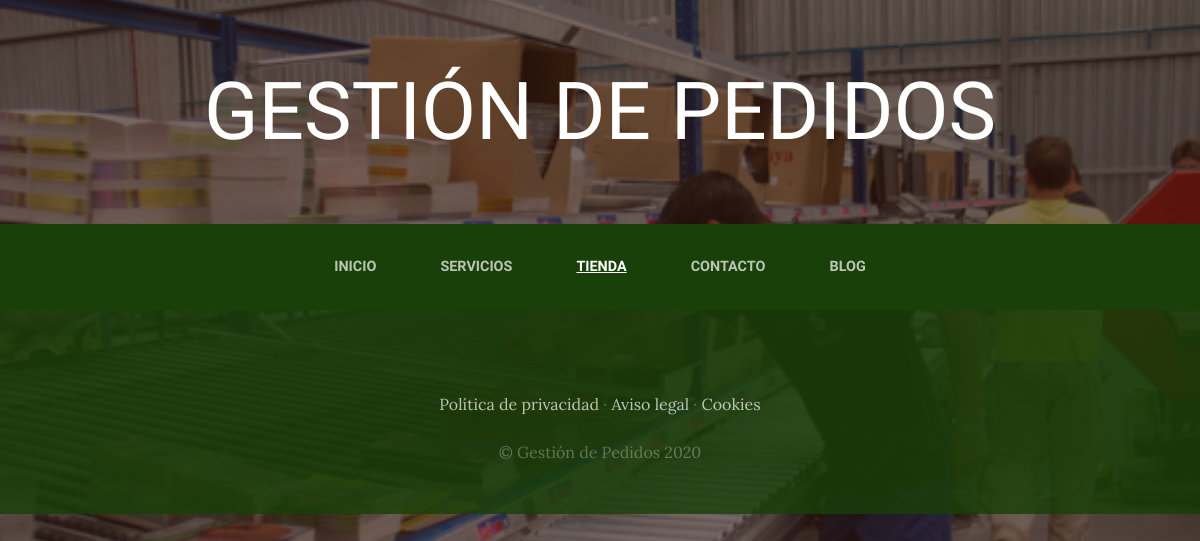
The app's page /tienda/, older data.
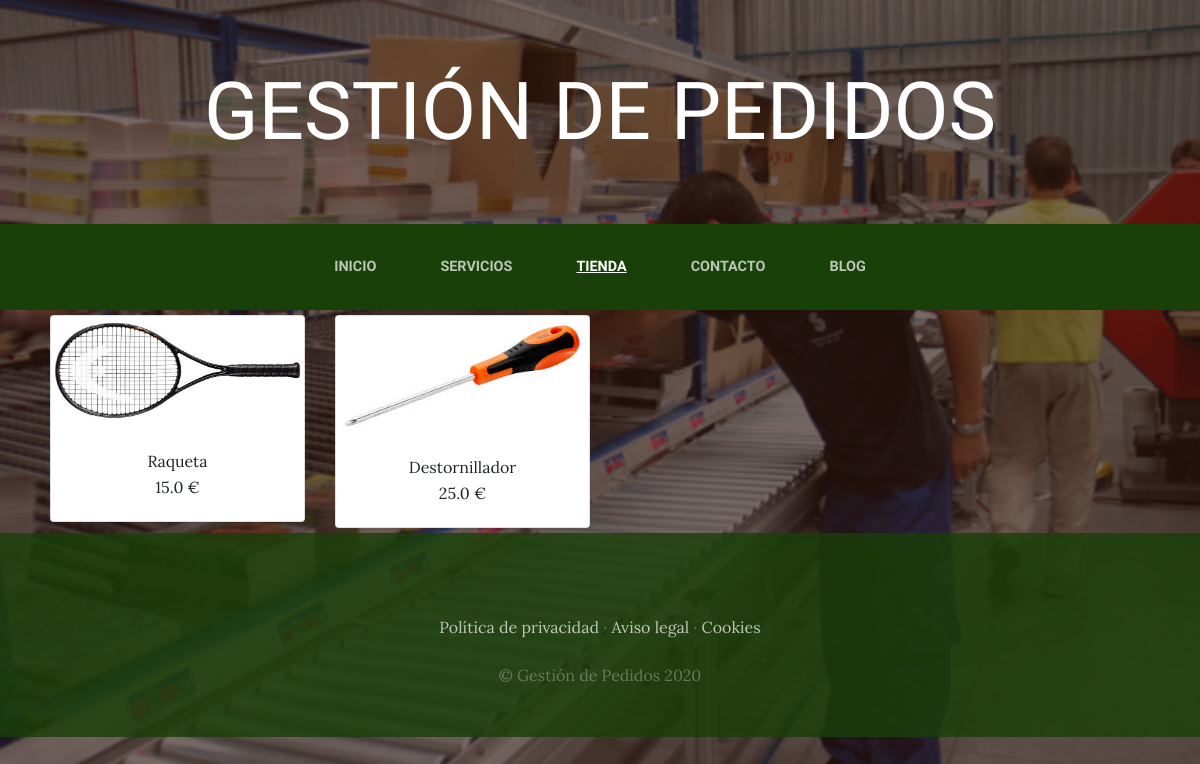
The same page, newer data.
### tienda/models.py (models this page shows)
class Producto(models.Model):
    nombre=models.CharField(max_length=50)
    categorias=models.ForeignKey(CategoriaProd, on_delete=models.CASCADE)
    imagen=models.ImageField(upload_to="tienda", null=True, blank=True)
    precio=models.FloatField()
    disponibilidad=models.BooleanField(default=True)
    created=models.DateTimeField(auto_now_add=True)
    updated=models.DateTimeField(auto_now_add=True)
    class Meta:
        verbose_name="Producto"
        verbose_name_plural="Productos"

### tienda/views.py (the view)
# urls.py: path('tienda/', include('tienda.urls')),
def tienda(request):
    productos=Producto.objects.all()
    return render(request, "tienda/tienda.html", {"productos":productos})

### tienda/templates/tienda/tienda.html
{% extends "ProyectoWebApp/base.html" %}
{% load static %}
{% block content %}
<div class="container">
  <div class="row">
{% for producto in productos %}
<div class="col-md-3">
  <div class="card" style="width: 100%; margin: 5px 5px;">
      <img src="{{producto.imagen.url}}" class="card-img-top">
      <DIV class="card-body" style="text-align: center;">
          <h7 class="card-title">{{producto.nombre}}</h7>
          <p class="card-text">{{producto.precio}}&nbsp;€</p>
      </DIV>
  </div>
</div>
{% endfor %}
  </div>
</div>
{% endblock %}

### ProyectoWebApp/templates/ProyectoWebApp/base.html (shortened to what this page needs)
<html>
<head>
  {% load static %}
    <link href="{% static 'ProyectoWebApp/vendor/bootstrap/css/bootstrap.min.css' %}" rel="stylesheet">
    <link href="{% static 'ProyectoWebApp/css/gestion.css' %}" rel="stylesheet">
</head>
<body>
    <h1 class="site-heading text-center text-white d-none d-lg-block">
        <span class="site-heading-lower">Gestión de Pedidos</span>
      </h1>
 <nav class="navbar navbar-expand-lg navbar-dark py-lg-4" id="mainNav">
    <div class="container">
      <div class="collapse navbar-collapse" id="navbarResponsive">
        <ul class="navbar-nav mx-auto">
          <li class="nav-item {% if request.path == '/' %}active{% endif %} px-lg-4">
            <a class="nav-link text-uppercase text-expanded" href="{% url 'Home' %}">Inicio</a>
          </li>
          <li class="nav-item {% if request.path|slice:':10' == '/servicios' %}active{% endif %} px-lg-4">
            <a class="nav-link text-uppercase text-expanded" href="{% url 'Servicios' %}">Servicios</a>
          </li>
          <li class="nav-item {% if request.path|slice:':7' == '/tienda' %}active{% endif %} px-lg-4">
            <a class="nav-link text-uppercase text-expanded" href="{% url 'Tienda' %}">Tienda</a>
          </li>
          <li class="nav-item {% if request.path|slice:':10' == '/contactos' %}active{% endif %} px-lg-4">
            <a class="nav-link text-uppercase text-expanded" href="{% url 'Contacto' %}">Contacto</a>
          </li>
          <li class="nav-item {% if request.path|slice:':5' == '/blog' %}active{% endif %} px-lg-4">
            <a class="nav-link text-uppercase text-expanded" href="{% url 'Blog' %}">Blog</a>
          </li>
        </ul>
      </div>
    </div>
  </nav>
    {% block content %}
    {% endblock %}
    <footer class="footer text-faded text-center py-5">
      <div class="container">
        <p class="m-0 mbt">
        	<a href="sample.html" class="link">Política de privacidad</a> ·
        	<a href="sample.html" class="link">Aviso legal</a> ·
        	<a href="sample.html" class="link">Cookies</a>
		</p>
        <p class="m-0 mbt1">&copy; Gestión de Pedidos 2020</p>
      </div>
	</footer>
</body>
</html>

### ProyectoWebApp/static/ProyectoWebApp/css/gestion.css (style rules this page uses)
body { font-family: 'Lora'; background: linear-gradient(rgba(47, 23, 15, 0.65), rgba(47, 23, 15, 0.65)), url("../img/bg_main.jpg"); background-attachment: fixed; background-position: center; background-size: cover; }
h1, h2, h3, h4, h5, h6 { font-family: 'Raleway'; }
p { line-height: 1.75; }
.text-faded { color: rgba(255, 255, 255, 0.3); }
.site-heading { margin-top: 5rem; margin-bottom: 5rem; text-transform: uppercase; line-height: 1; font-family: 'Raleway'; }
.site-heading .site-heading-lower { font-size: 5rem; font-weight: 100; line-height: 4rem; }
#mainNav { background-color: rgba(24, 64, 8); font-family: 'Raleway'; }
#mainNav .navbar-nav .nav-item .nav-link { color: rgba(255, 255, 255, 0.7); font-weight: 800; }
#mainNav .navbar-nav .nav-item.active .nav-link { color: #ffffff; text-decoration: underline; }
@media (min-width: 992px) { #mainNav .navbar-nav .nav-item .nav-link { font-size: 0.9rem; } }
.footer { background-color: rgba(24, 64, 8, 0.8); }
.mbt { padding-top: 2rem; }
.mbt1 { padding-top: 1.25rem; }
a.link { color: rgba(255, 255, 255, 0.7); }

Row changes from the older to the newer data that the page shows:
added Producto: imagen (picture), nombre "Raqueta", precio "15.0"
added Producto: imagen (picture), nombre "Destornillador", precio "25.0"
